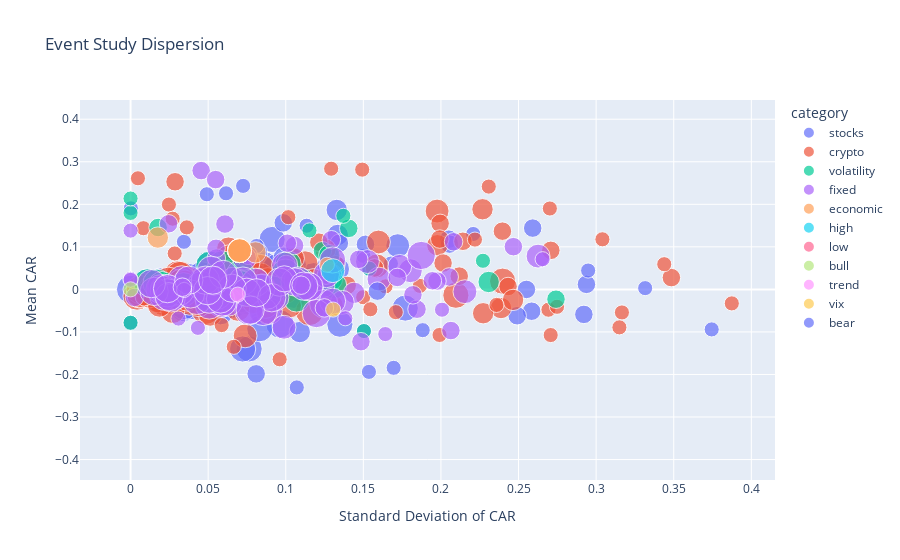

This figure's notebook cell:
### Code cell
# Dispersion of CARs by standard deviation and frequency
scatter_df = event_summary_aug.reset_index().rename(columns={"index": "series"})
fig = px.scatter(
    scatter_df,
    x="std_car",
    y="mean_car",
    size="total_events",
    color="category",
    hover_data={"series": True, "median_car": ":.3f", "positive_events": True, "negative_events": True},
    title="Event Study Dispersion"
)
fig.update_layout(xaxis_title="Standard Deviation of CAR", yaxis_title="Mean CAR")
fig.show()

### Figure 1 — Plotly figure (JSON) as saved in the notebook; plotly's stock layout.template omitted (floating-point values rounded to 4 significant figures; data arrays with more than 128 entries replaced by an {"elided": "..."} marker saying what was removed)
{"data": [{"customdata": {"elided": "191x4 mixed values"}, "hovertemplate": "category=stocks<br>std_car=%{x}<br>mean_car=%{y}<br>total_events=%{marker.size}<br>series=%{customdata[0]}<br>median_car=%{customdata[1]:.3f}<br>positive_events=%{customdata[2]}<br>negative_events=%{customdata[3]}<extra></extra>", "legendgroup": "stocks", "marker": {"color": "#636efa", "size": {"elided": "191 float values"}, "sizemode": "area", "sizeref": 0.0175, "symbol": "circle"}, "mode": "markers", "name": "stocks", "orientation": "v", "showlegend": true, "type": "scatter", "x": {"elided": "191 float values"}, "xaxis": "x", "y": {"elided": "191 float values"}, "yaxis": "y"}, {"customdata": {"elided": "166x4 mixed values"}, "hovertemplate": "category=crypto<br>std_car=%{x}<br>mean_car=%{y}<br>total_events=%{marker.size}<br>series=%{customdata[0]}<br>median_car=%{customdata[1]:.3f}<br>positive_events=%{customdata[2]}<br>negative_events=%{customdata[3]}<extra></extra>", "legendgroup": "crypto", "marker": {"color": "#EF553B", "size": {"elided": "166 float values"}, "sizemode": "area", "sizeref": 0.0175, "symbol": "circle"}, "mode": "markers", "name": "crypto", "orientation": "v", "showlegend": true, "type": "scatter", "x": {"elided": "166 float values"}, "xaxis": "x", "y": {"elided": "166 float values"}, "yaxis": "y"}, {"customdata": {"elided": "48x4 mixed values"}, "hovertemplate": "category=volatility<br>std_car=%{x}<br>mean_car=%{y}<br>total_events=%{marker.size}<br>series=%{customdata[0]}<br>median_car=%{customdata[1]:.3f}<br>positive_events=%{customdata[2]}<br>negative_events=%{customdata[3]}<extra></extra>", "legendgroup": "volatility", "marker": {"color": "#00cc96", "size": [2.0, 3.0, 2.0, 2.0, 3.0, 3.0, 3.0, 3.0, 4.0, 4.0, 5.0, 6.0, 7.0, 6.0, 7.0, 7.0, 7.0, 7.0, 6.0, 6.0, 7.0, 6.0, 7.0, 7.0, 7.0, 7.0, 6.0, 6.0, 7.0, 6.0, 7.0, 7.0, 7.0, 7.0, 2.0, 2.0, 2.0, 2.0, 1.0, 1.0, 2.0, 1.0, 1.0, 1.0, 1.0, 1.0, 1.0, 1.0], "sizemode": "area", "sizeref": 0.0175, "symbol": "circle"}, "mode": "markers", "name": "volatility", "orientation": "v", "showlegend": true, "type": "scatter", "x": [0.0, 0.09848, 0.0, 0.0, 0.01774, 0.2741, 0.1236, 0.1406, 0.1281, 0.2307, 0.06873, 0.1283, 0.1107, 0.1015, 0.05119, 0.05892, 0.01084, 0.01703, 0.107, 0.05062, 0.08501, 0.05085, 0.06904, 0.0999, 0.01992, 0.02927, 0.08504, 0.1309, 0.09106, 0.08421, 0.07087, 0.07061, 0.0203, 0.03412, 0.1371, 0.1504, 0.1538, 0.1153, NaN, NaN, 0.2271, NaN, NaN, NaN, NaN, NaN, NaN, NaN], "xaxis": "x", "y": [-0.07851, 0.04943, 0.1797, 0.2136, 0.1455, -0.02308, 0.09088, 0.1434, 0.08031, 0.0174, -0.01444, 0.02618, 0.01547, 0.05922, 0.05696, 0.0574, 0.01535, 0.01441, -0.02262, -0.02322, -0.009821, -0.02057, 0.02555, 0.0383, 0.003522, -0.001709, -0.004741, 0.008662, -0.0009348, 0.004633, 0.03616, 0.01117, 0.008762, 0.006234, 0.1729, -0.09796, 0.04858, 0.1387, 0.1667, -0.04289, 0.06724, -0.02274, -0.07755, -0.3361, -0.2749, -0.1924, -0.1849, 0.08804], "yaxis": "y"}, {"customdata": {"elided": "132x4 mixed values"}, "hovertemplate": "category=fixed<br>std_car=%{x}<br>mean_car=%{y}<br>total_events=%{marker.size}<br>series=%{customdata[0]}<br>median_car=%{customdata[1]:.3f}<br>positive_events=%{customdata[2]}<br>negative_events=%{customdata[3]}<extra></extra>", "legendgroup": "fixed", "marker": {"color": "#ab63fa", "size": {"elided": "132 float values"}, "sizemode": "area", "sizeref": 0.0175, "symbol": "circle"}, "mode": "markers", "name": "fixed", "orientation": "v", "showlegend": true, "type": "scatter", "x": {"elided": "132 float values"}, "xaxis": "x", "y": {"elided": "132 float values"}, "yaxis": "y"}, {"customdata": [["economic_Unemployment_Rate_sign", 0.1162, 4, 1], ["economic_Nonfarm_Payrolls_sign", 0.1162, 4, 1], ["economic_Labor_Force_Participation_sign", 0.1162, 4, 0], ["economic_Initial_Claims_sign", 0.1162, 4, 1], ["economic_CPI_All_Items_sign", 0.1162, 4, 1], ["economic_CPI_Core_sign", 0.1162, 4, 1], ["economic_PCE_Price_Index_sign", 0.1162, 4, 1], ["economic_PCE_Core_sign", 0.1162, 4, 1], ["economic_Treasury_10Y_sign", 0.1162, 4, 1], ["economic_Treasury_2Y_sign", 0.1162, 4, 1], ["economic_Treasury_3M_sign", 0.1162, 3, 1], ["economic_Money_Supply_M1_sign", 0.1162, 4, 1], ["economic_Money_Supply_M2_sign", 0.1162, 4, 1], ["economic_Consumer_Sentiment_sign", 0.1162, 4, 1], ["economic_Industrial_Production_sign", 0.1162, 4, 1], ["economic_Unemployment_Rate_sign_yoy_change", 0.01015, 1, 0], ["economic_Nonfarm_Payrolls_sign_yoy_change", 0.01015, 1, 0], ["economic_CPI_All_Items_sign_yoy_change", 0.01015, 1, 0], ["economic_CPI_Core_sign_yoy_change", 0.01015, 1, 0], ["economic_Federal_Funds_Rate_sign_yoy_change", 0.01015, 1, 0], ["economic_Federal_Funds_Rate_sign", 0.05786, 1, 1]], "hovertemplate": "category=economic<br>std_car=%{x}<br>mean_car=%{y}<br>total_events=%{marker.size}<br>series=%{customdata[0]}<br>median_car=%{customdata[1]:.3f}<br>positive_events=%{customdata[2]}<br>negative_events=%{customdata[3]}<extra></extra>", "legendgroup": "economic", "marker": {"color": "#FFA15A", "size": [5.0, 5.0, 4.0, 5.0, 5.0, 5.0, 5.0, 5.0, 5.0, 5.0, 4.0, 5.0, 5.0, 5.0, 5.0, 1.0, 1.0, 1.0, 1.0, 1.0, 2.0], "sizemode": "area", "sizeref": 0.0175, "symbol": "circle"}, "mode": "markers", "name": "economic", "orientation": "v", "showlegend": true, "type": "scatter", "x": [0.07025, 0.07025, 0.01758, 0.07025, 0.07025, 0.07025, 0.07025, 0.07025, 0.07025, 0.07025, 0.08044, 0.07025, 0.07025, 0.07025, 0.07025, NaN, NaN, NaN, NaN, NaN, 0.1265], "xaxis": "x", "y": [0.09107, 0.09107, 0.1217, 0.09107, 0.09107, 0.09107, 0.09107, 0.09107, 0.09107, 0.09107, 0.08703, 0.09107, 0.09107, 0.09107, 0.09107, 0.01015, 0.01015, 0.01015, 0.01015, 0.01015, 0.05786], "yaxis": "y"}, {"customdata": [["high_vix_regime", 0.1162, 4, 1]], "hovertemplate": "category=high<br>std_car=%{x}<br>mean_car=%{y}<br>total_events=%{marker.size}<br>series=%{customdata[0]}<br>median_car=%{customdata[1]:.3f}<br>positive_events=%{customdata[2]}<br>negative_events=%{customdata[3]}<extra></extra>", "legendgroup": "high", "marker": {"color": "#19d3f3", "size": [5.0], "sizemode": "area", "sizeref": 0.0175, "symbol": "circle"}, "mode": "markers", "name": "high", "orientation": "v", "showlegend": true, "type": "scatter", "x": [0.1303], "xaxis": "x", "y": [0.04402], "yaxis": "y"}, {"customdata": [["low_vix_regime", 0, 0, 0]], "hovertemplate": "category=low<br>std_car=%{x}<br>mean_car=%{y}<br>total_events=%{marker.size}<br>series=%{customdata[0]}<br>median_car=%{customdata[1]:.3f}<br>positive_events=%{customdata[2]}<br>negative_events=%{customdata[3]}<extra></extra>", "legendgroup": "low", "marker": {"color": "#FF6692", "size": [1.0], "sizemode": "area", "sizeref": 0.0175, "symbol": "circle"}, "mode": "markers", "name": "low", "orientation": "v", "showlegend": true, "type": "scatter", "x": [NaN], "xaxis": "x", "y": [0.0], "yaxis": "y"}, {"customdata": [["bull_market", 0, 0, 0]], "hovertemplate": "category=bull<br>std_car=%{x}<br>mean_car=%{y}<br>total_events=%{marker.size}<br>series=%{customdata[0]}<br>median_car=%{customdata[1]:.3f}<br>positive_events=%{customdata[2]}<br>negative_events=%{customdata[3]}<extra></extra>", "legendgroup": "bull", "marker": {"color": "#B6E880", "size": [2.0], "sizemode": "area", "sizeref": 0.0175, "symbol": "circle"}, "mode": "markers", "name": "bull", "orientation": "v", "showlegend": true, "type": "scatter", "x": [0.0], "xaxis": "x", "y": [0.0], "yaxis": "y"}, {"customdata": [["trend_strength", -0.01224, 1, 1]], "hovertemplate": "category=trend<br>std_car=%{x}<br>mean_car=%{y}<br>total_events=%{marker.size}<br>series=%{customdata[0]}<br>median_car=%{customdata[1]:.3f}<br>positive_events=%{customdata[2]}<br>negative_events=%{customdata[3]}<extra></extra>", "legendgroup": "trend", "marker": {"color": "#FF97FF", "size": [2.0], "sizemode": "area", "sizeref": 0.0175, "symbol": "circle"}, "mode": "markers", "name": "trend", "orientation": "v", "showlegend": true, "type": "scatter", "x": [0.06906], "xaxis": "x", "y": [-0.01224], "yaxis": "y"}, {"customdata": [["vix_percentile", -0.04744, 1, 1]], "hovertemplate": "category=vix<br>std_car=%{x}<br>mean_car=%{y}<br>total_events=%{marker.size}<br>series=%{customdata[0]}<br>median_car=%{customdata[1]:.3f}<br>positive_events=%{customdata[2]}<br>negative_events=%{customdata[3]}<extra></extra>", "legendgroup": "vix", "marker": {"color": "#FECB52", "size": [2.0], "sizemode": "area", "sizeref": 0.0175, "symbol": "circle"}, "mode": "markers", "name": "vix", "orientation": "v", "showlegend": true, "type": "scatter", "x": [0.1305], "xaxis": "x", "y": [-0.04744], "yaxis": "y"}, {"customdata": [["bear_market", 0.01015, 2, 1]], "hovertemplate": "category=bear<br>std_car=%{x}<br>mean_car=%{y}<br>total_events=%{marker.size}<br>series=%{customdata[0]}<br>median_car=%{customdata[1]:.3f}<br>positive_events=%{customdata[2]}<br>negative_events=%{customdata[3]}<extra></extra>", "legendgroup": "bear", "marker": {"color": "#636efa", "size": [3.0], "sizemode": "area", "sizeref": 0.0175, "symbol": "circle"}, "mode": "markers", "name": "bear", "orientation": "v", "showlegend": true, "type": "scatter", "x": [0.159], "xaxis": "x", "y": [-0.004099], "yaxis": "y"}], "layout": {"legend": {"itemsizing": "constant", "title": {"text": "category"}, "tracegroupgap": 0}, "title": {"text": "Event Study Dispersion"}, "xaxis": {"anchor": "y", "domain": [0, 1], "title": {"text": "Standard Deviation of CAR"}}, "yaxis": {"anchor": "x", "domain": [0, 1], "title": {"text": "Mean CAR"}}}}
